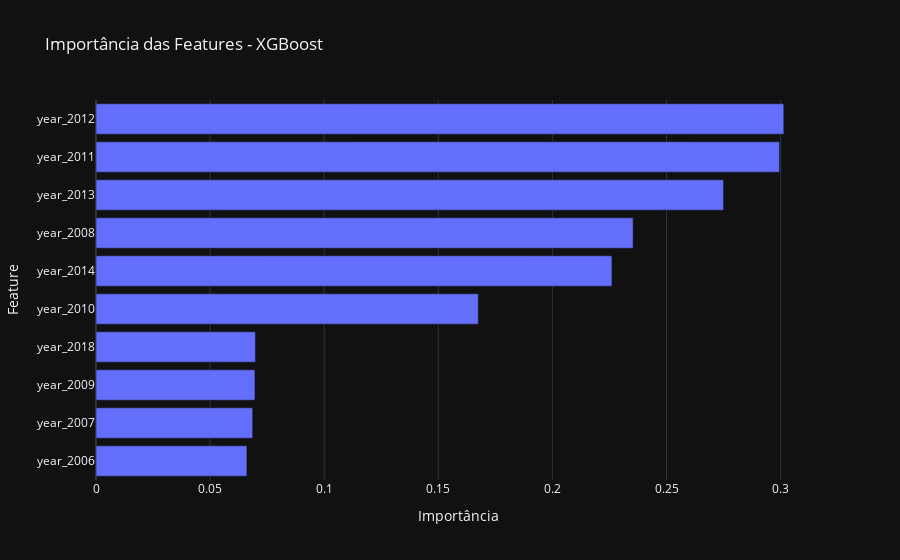

The notebook cell saved with this chart:
### Code cell
# feature importance
X = df.drop(columns=['brent', 'prediction', 'fold'])

importance_df = pd.DataFrame({'feature': X.columns,
                              'importance': xgb_best.feature_importances_})

importance_df = importance_df.sort_values(by='importance', ascending=True)

# 10 mais importantes
importance_df = importance_df[-10:]

# salvar df
importance_df.to_parquet(r'data\xgboost_best_importance.parquet')

# horizontal bar plot
fig = px.bar(importance_df, x='importance', y='feature',
                title='Importância das Features - XGBoost',
                template='plotly_dark',
                labels={'importance': 'Importância', 'feature': 'Feature'})

fig.show()

### Figure 1 — Plotly figure (JSON) as saved in the notebook; plotly's stock layout.template omitted (floating-point values rounded to 4 significant figures)
{"data": [{"alignmentgroup": "True", "hovertemplate": "Importância=%{x}<br>Feature=%{y}<extra></extra>", "legendgroup": "", "marker": {"color": "#636efa", "pattern": {"shape": ""}}, "name": "", "offsetgroup": "", "orientation": "h", "showlegend": false, "textposition": "auto", "type": "bar", "x": [0.06613, 0.06867, 0.06966, 0.06987, 0.1675, 0.2261, 0.2354, 0.275, 0.2995, 0.3014], "xaxis": "x", "y": ["year_2006", "year_2007", "year_2009", "year_2018", "year_2010", "year_2014", "year_2008", "year_2013", "year_2011", "year_2012"], "yaxis": "y"}], "layout": {"barmode": "relative", "legend": {"tracegroupgap": 0}, "title": {"text": "Importância das Features - XGBoost"}, "xaxis": {"anchor": "y", "domain": [0, 1], "title": {"text": "Importância"}}, "yaxis": {"anchor": "x", "domain": [0, 1], "title": {"text": "Feature"}}}}
